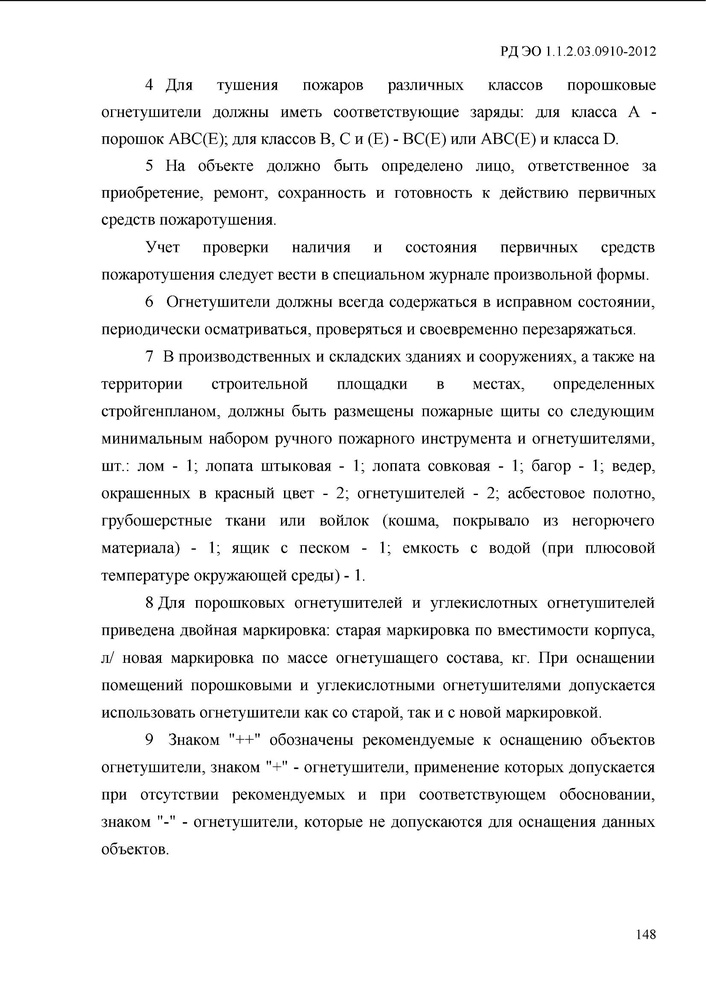
#> input picture example.jpeg, 706 x 999 px, shrunk from 1653 x 2339 before the run
$ jupyter execute --allow-errors train.ipynb
#> lines starting #> are read from the running program, lines starting #| are printed output that depends on the picture; after the words box and inside, x2 and y2 are one past the last pixel; in counts of white or black regions, pixels touching at a corner belong together
### pdf2text.py
import pytesseract
import numpy as np
import cv2
import pdf2image as p2i


# [7 lines left out: function is_box_in, not called in this run]


def preprocess(img):
    preprocess = "thresh"
    # загрузить образ и преобразовать его в оттенки серого
    #  image = cv2.imread('image.png') # image - numpy-array of pixels
    gray = cv2.cvtColor(img, cv2.COLOR_BGR2GRAY)
    # проверим, следует ли применять пороговое значение для предварительной обработки изображения
    if preprocess == "thresh":
        gray = cv2.threshold(gray, 0, 255,
                             cv2.THRESH_BINARY | cv2.THRESH_OTSU)[1]
    # если нужно медианное размытие, чтобы удалить шум
    elif preprocess == "blur":
        gray = cv2.medianBlur(gray, 3)
    return gray


def pdf2text(path):
    """
    path - путь к файлу pdf/jpeg
    файл преобразуется в изображение, изображение преобразуется в текст
    возвращает список строк документа
    """
    if path.endswith('.pdf'):
        images = p2i.convert_from_path(path, fmt='png')
        image = []
        for img in images:
            image.append(np.array(img))
    elif path.endswith('.jpeg'):
        image = [cv2.imread(path)]
    else:
        print(path)
        return
    res = []
    for img in image:
        img = preprocess(img)
        text = pytesseract.image_to_string(img, lang='rus')
        res += text.split(sep='\n')
    return res


# [31 lines left out: function pdf2data, not called in this run]

### train.ipynb
[cell 1]
import pytesseract
from pytesseract import Output
import cv2

[cell 2]
# <img width = '600px' src="example.jpeg">

https://stackoverflow.com/questions/20831612/getting-the-bounding-box-of-the-recognized-words-using-python-tesseract

[cell 3]
# d = pytesseract.image_to_data('example.jpeg', lang='rus', config='--psm 6')

[cell 4]
img = cv2.imread('example.jpeg')
#> img is the input picture: shape (999, 706, 3); min 0, max 255, mean 240.3

#> (the rest of this cell did not finish here and is left out)

#> (a cell that did not finish here is left out)

[cell 6]
import numpy as np
from pytesseract import Output

[cell 7]
# проверка, что box1 находится внутри box2
def is_box_in(box1, box2):
    x1, y1, w1, h1 = box1
    x2, y2, w2, h2 = box2
    return (x1 >= x2) and (y1 >= y2) and (x1 + w1 <= x2 + w2) and (y1 + h1 <= y2 + h2)

[cell 8]
img = cv2.imread('example.jpeg')
#> (the rest of this cell did not finish here and is left out)

https://tesseract-ocr.github.io/tessapi/5.x/a01818.html

https://tesserwrap.readthedocs.io/en/latest/

[cell 9]
# проверка, что box1 находится внутри box2
def is_box_in(box1, box2):
    x1, y1, w1, h1 = box1
    x2, y2, w2, h2 = box2
    return (x1 >= x2) and (y1 >= y2) and (x1 + w1 <= x2 + w2) and (y1 + h1 <= y2 + h2)

[cell 10]
boxes = []
#> (the rest of this cell did not finish here and is left out)

#> (a cell that did not finish here is left out)

[cell 12]
h0 = img.shape[0]
#> h0 = 999
w0 = img.shape[1]
#> w0 = 706

[cell 13]
h0, w0
#> Out = (999, 706)

[cell 14]
from pdf2text import pdf2text
pdf2text('example.jpeg')
#> the loop in pdf2text, `for img in image:` made 1 pass
#> pass 1, in preprocess, `gray = cv2.threshold(gray, 0, 255, cv2.THRESH_BINARY | cv2.THRESH_OTSU..`:
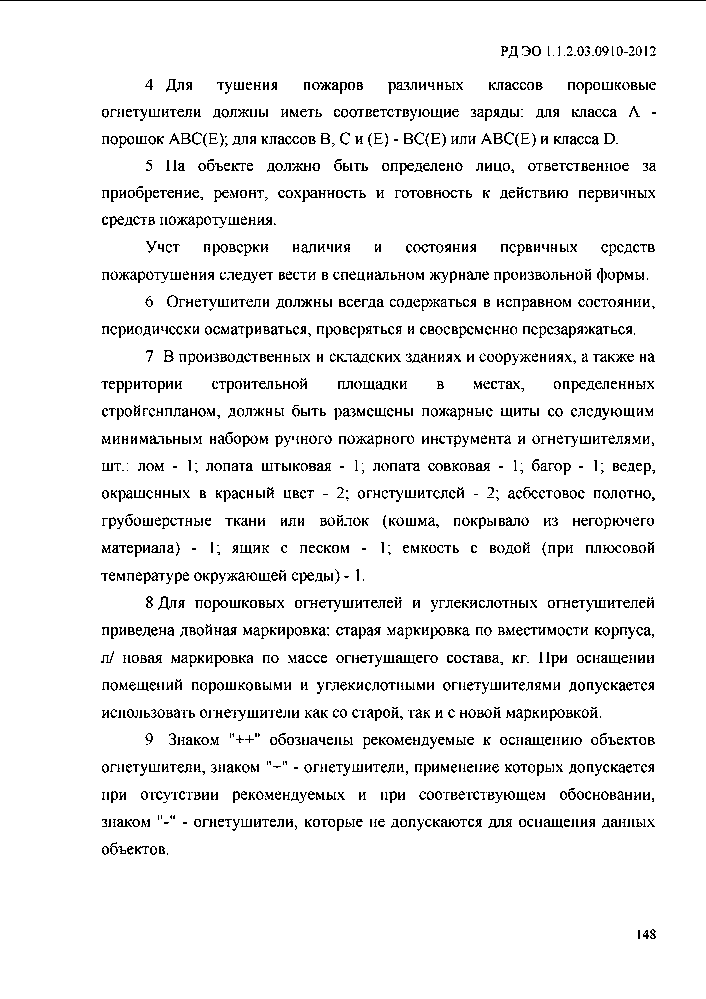
#> gray: shape (999, 706); 93.3% white; black in thin lines or dots
#> after the loop in pdf2text, `for img in image:`: res = []
#> (the call stopped at in pdf2text, `text = pytesseract.image_to_string(img, lang='rus')`: pytesseract is not available in this run)

$ run again, with conf_matrix.png saved as example.jpeg
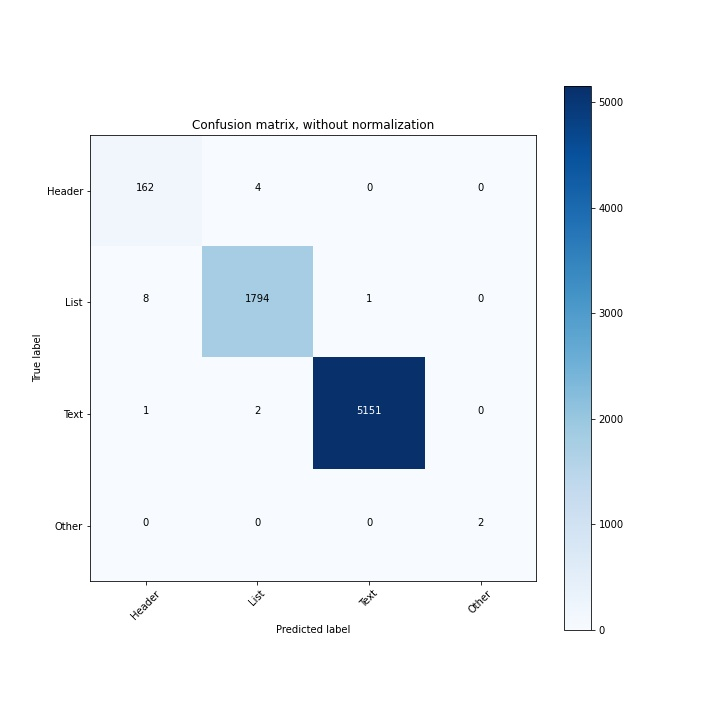
#> input picture conf_matrix.png, 720 x 720 px
#> img is the input picture: shape (720, 720, 3); mean B, G, R 247.1, 242.4, 238.1
#> the loop in pdf2text, `for img in image:` made 1 pass
#> pass 1, in preprocess, `gray = cv2.cvtColor(img, cv2.COLOR_BGR2GRAY)`:
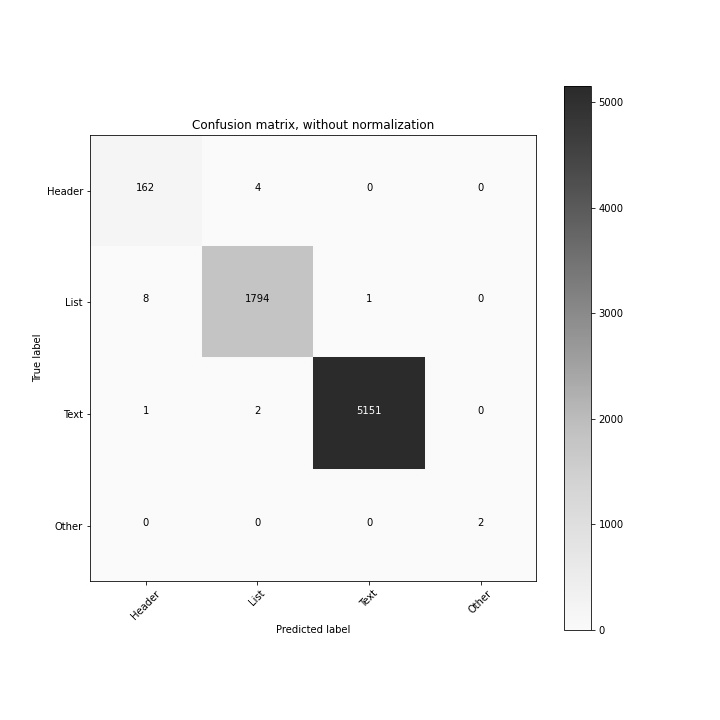
#> gray: shape (720, 720); min 0, max 255, mean 241.8
#> pass 1, in preprocess, `gray = cv2.threshold(gray, 0, 255, cv2.THRESH_BINARY | cv2.THRESH_OTSU..`:
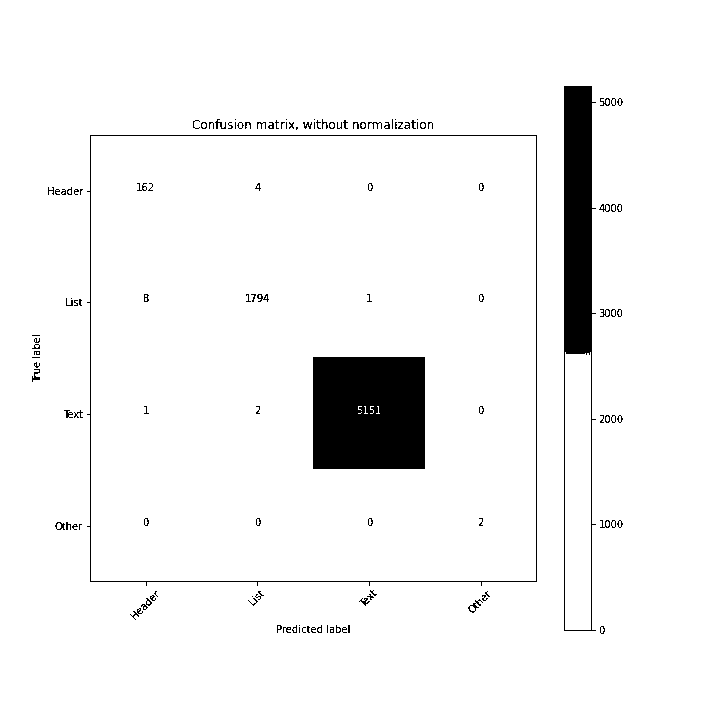
#> gray: shape (720, 720); 95.2% white; 126 black regions (64 under 20 px), largest, box (x1, y1, x2, y2) and area: (313, 357, 425, 469) 12491, (564, 86, 596, 631) 8103, (87, 135, 537, 586) 1812
#> after the loop in pdf2text, `for img in image:`: res = []

$ run again, with gaines.png saved as example.jpeg
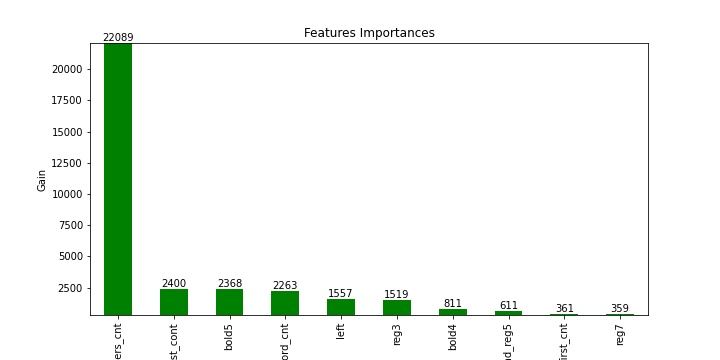
#> input picture gaines.png, 720 x 360 px
#> img is the input picture: shape (360, 720, 3); mean B, G, R 240.8, 246.1, 240.8
#> the loop in pdf2text, `for img in image:` made 1 pass
#> pass 1, in preprocess, `gray = cv2.cvtColor(img, cv2.COLOR_BGR2GRAY)`:
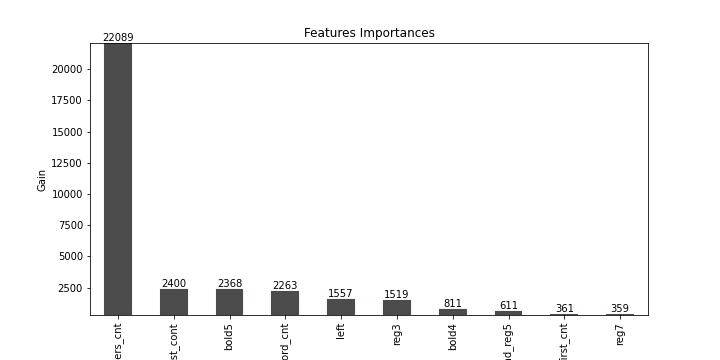
#> gray: shape (360, 720); min 0, max 255, mean 243.9
#> pass 1, in preprocess, `gray = cv2.threshold(gray, 0, 255, cv2.THRESH_BINARY | cv2.THRESH_OTSU..`:
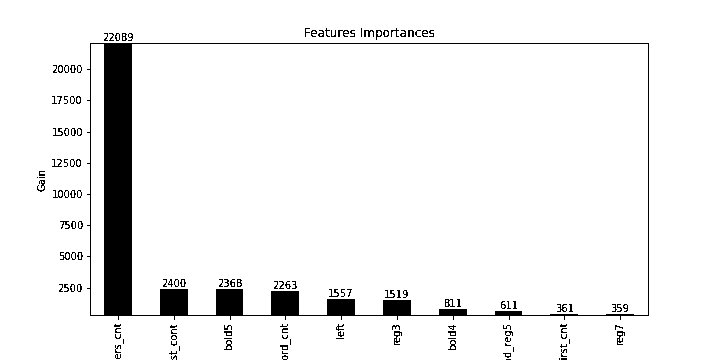
#> gray: shape (360, 720); 94.1% white; 137 black regions (76 under 20 px), largest, box (x1, y1, x2, y2) and area: (87, 43, 649, 320) 12614, (394, 331, 402, 345) 56, (617, 331, 625, 345) 56
#> after the loop in pdf2text, `for img in image:`: res = []

$ run again, with img.png saved as example.jpeg
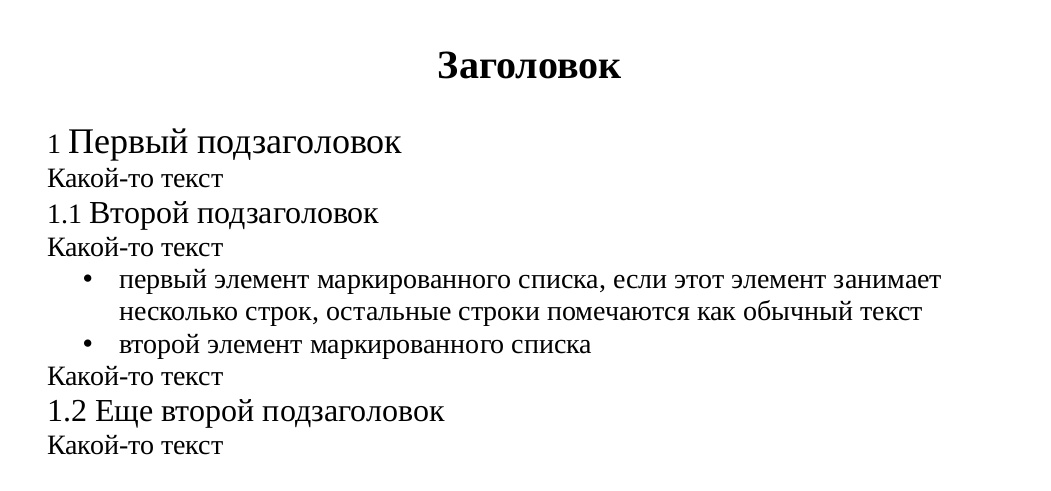
#> input picture img.png, 1051 x 491 px
#> img is the input picture: shape (491, 1051, 3); min 0, max 255, mean 244.6
#> the loop in pdf2text, `for img in image:` made 1 pass
#> pass 1, in preprocess, `gray = cv2.threshold(gray, 0, 255, cv2.THRESH_BINARY | cv2.THRESH_OTSU..`:
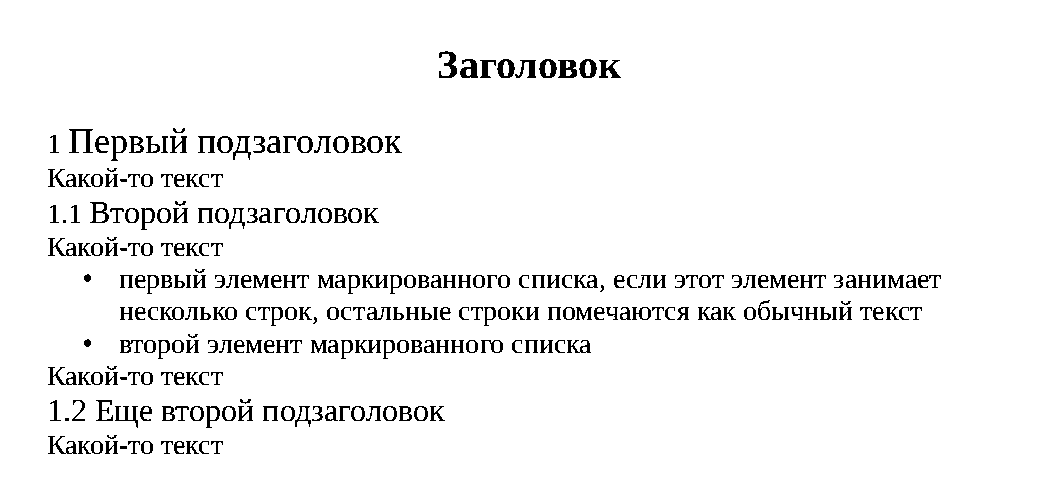
#> gray: shape (491, 1051); 95.5% white; 273 black regions (4 under 20 px), largest, box (x1, y1, x2, y2) and area: (558, 60, 577, 78) 234, (69, 129, 93, 153) 234, (439, 51, 457, 78) 227
#> after the loop in pdf2text, `for img in image:`: res = []
